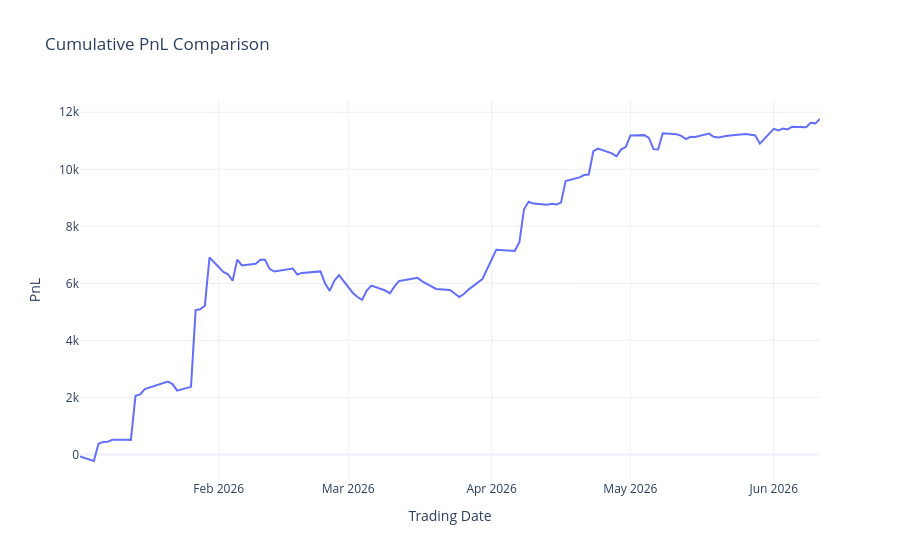

Notebook source saved alongside this figure:
### Code cell
# Backtester
thres = 3
base_notional = 10000
total_slippage = 0.003
spreads = ['PAAS-SLV']
rt_col = 'fwd1m'
sd,ed = 20260101, df_data['Trading date'].max()
thres_max = 50 # Only for validation/testing
side = "All" # 'All', 'Long', 'Short'
#_______________________________________________________________
df_dict = {}
for spread in spreads:
    td_mask = (df_data['Trading date'].between(sd,ed , inclusive='both'))
    if side.lower() == 'all':
        side_mask = (df_data[f"{spread}_zscore"].abs().between(thres,thres_max))
    elif side.lower() == 'long':
        side_mask = (df_data[f"{spread}_zscore"].between(-thres_max, -thres))
    elif side.lower() == 'short':
        side_mask = (df_data[f"{spread}_zscore"].between(thres,thres_max))
        
    mask = (df_data['ind_nyse_rth']==True) & (df_data['ind_start_spread'] == 1) 
    df_group = df_data[mask & td_mask & side_mask].copy()
    z_abs = df_group[f"{spread}_zscore"].abs()
    df_group['Notional'] = np.where(z_abs > thres , base_notional ,np.nan)
    # df_group['Notional'] = np.where(z_abs > 3 , base_notional , np.where(z_abs>2.5, 0.8 * base_notional , np.where(z_abs > 2 , 0.65 * base_notional, np.nan)))
    
    z = df_group[f"{spread}_zscore"]
    df_group['ind_zscore2'] = np.where(z > thres, 1, np.where(z < -thres, -1, 0))
    df_group[f"{spread}_{rt_col}_adj"] = np.where(z > thres, -df_group[f"{spread}_{rt_col}"], np.where(z < -thres,  df_group[f"{spread}_{rt_col}"], np.nan))
    df_pregroup = df_group.copy()
    df_group2 = df_group.groupby('Trading date').agg({f"{spread}_{rt_col}_adj":['count', 'sum', 'mean'], 'Notional':['mean','max']}).reset_index()
    df_group = df_group.groupby(['Trading date','ind_zscore2']).agg({f"{spread}_{rt_col}_adj":['count', 'sum', 'mean'], 'Notional':['mean','max']}).reset_index()
    df_group.columns = [str(c1) if c0 == f"{spread}_{rt_col}_adj" else f"{c0}_{c1}" if c1 not in ("", None) else str(c0) for c0, c1 in df_group.columns]
    df_group2.columns = [str(c1) if c0 == f"{spread}_{rt_col}_adj" else f"{c0}_{c1}" if c1 not in ("", None) else str(c0) for c0, c1 in df_group2.columns]
    df_group2['Notional_sum'] = df_group2['count'] * df_group2['Notional_mean']
    df_group2['Netpnl'] = (df_group2['mean']-total_slippage) * df_group2['count'] * df_group2['Notional_mean']
    df_group2['Cumulative_netpnl'] = df_group2['Netpnl'].cumsum()
    globals()[f"df_pregroup_{spread.split('-')[0]}"] = df_pregroup.copy()
    globals()[f"df_group_{spread.split('-')[0]}"] = df_group.copy()
    globals()[f"df_group2_{spread.split('-')[0]}"] = df_group2.copy()
    df_dict[spread] = df_group2
fig, summary = pnl_summary_chart(df_dict, trading_date_col='Trading date', netpnl_col='Netpnl', cum_col='Cumulative_netpnl', count_col='count')
fig.show()
display(summary)

### Figure 1 — Plotly figure (JSON) as saved in the notebook; plotly's stock layout.template omitted (floating-point values rounded to 4 significant figures)
{"data": [{"mode": "lines", "name": "PAAS-SLV", "type": "scatter", "x": ["2026-01-02T00:00:00", "2026-01-05T00:00:00", "2026-01-06T00:00:00", "2026-01-07T00:00:00", "2026-01-08T00:00:00", "2026-01-09T00:00:00", "2026-01-12T00:00:00", "2026-01-13T00:00:00", "2026-01-14T00:00:00", "2026-01-15T00:00:00", "2026-01-16T00:00:00", "2026-01-20T00:00:00", "2026-01-21T00:00:00", "2026-01-22T00:00:00", "2026-01-23T00:00:00", "2026-01-26T00:00:00", "2026-01-27T00:00:00", "2026-01-28T00:00:00", "2026-01-29T00:00:00", "2026-01-30T00:00:00", "2026-02-02T00:00:00", "2026-02-03T00:00:00", "2026-02-04T00:00:00", "2026-02-05T00:00:00", "2026-02-06T00:00:00", "2026-02-09T00:00:00", "2026-02-10T00:00:00", "2026-02-11T00:00:00", "2026-02-12T00:00:00", "2026-02-13T00:00:00", "2026-02-17T00:00:00", "2026-02-18T00:00:00", "2026-02-19T00:00:00", "2026-02-23T00:00:00", "2026-02-24T00:00:00", "2026-02-25T00:00:00", "2026-02-26T00:00:00", "2026-02-27T00:00:00", "2026-03-02T00:00:00", "2026-03-03T00:00:00", "2026-03-04T00:00:00", "2026-03-05T00:00:00", "2026-03-06T00:00:00", "2026-03-09T00:00:00", "2026-03-10T00:00:00", "2026-03-11T00:00:00", "2026-03-12T00:00:00", "2026-03-13T00:00:00", "2026-03-16T00:00:00", "2026-03-17T00:00:00", "2026-03-18T00:00:00", "2026-03-19T00:00:00", "2026-03-20T00:00:00", "2026-03-23T00:00:00", "2026-03-24T00:00:00", "2026-03-25T00:00:00", "2026-03-26T00:00:00", "2026-03-27T00:00:00", "2026-03-30T00:00:00", "2026-03-31T00:00:00", "2026-04-01T00:00:00", "2026-04-02T00:00:00", "2026-04-06T00:00:00", "2026-04-07T00:00:00", "2026-04-08T00:00:00", "2026-04-09T00:00:00", "2026-04-10T00:00:00", "2026-04-13T00:00:00", "2026-04-14T00:00:00", "2026-04-15T00:00:00", "2026-04-16T00:00:00", "2026-04-17T00:00:00", "2026-04-20T00:00:00", "2026-04-21T00:00:00", "2026-04-22T00:00:00", "2026-04-23T00:00:00", "2026-04-24T00:00:00", "2026-04-27T00:00:00", "2026-04-28T00:00:00", "2026-04-29T00:00:00", "2026-04-30T00:00:00", "2026-05-01T00:00:00", "2026-05-04T00:00:00", "2026-05-05T00:00:00", "2026-05-06T00:00:00", "2026-05-07T00:00:00", "2026-05-08T00:00:00", "2026-05-11T00:00:00", "2026-05-12T00:00:00", "2026-05-13T00:00:00", "2026-05-14T00:00:00", "2026-05-15T00:00:00", "2026-05-18T00:00:00", "2026-05-19T00:00:00", "2026-05-20T00:00:00", "2026-05-21T00:00:00", "2026-05-22T00:00:00", "2026-05-26T00:00:00", "2026-05-27T00:00:00", "2026-05-28T00:00:00", "2026-05-29T00:00:00", "2026-06-01T00:00:00", "2026-06-02T00:00:00", "2026-06-03T00:00:00", "2026-06-04T00:00:00", "2026-06-05T00:00:00", "2026-06-08T00:00:00", "2026-06-09T00:00:00", "2026-06-10T00:00:00", "2026-06-11T00:00:00"], "y": [-72.85, -229.2, 373.7, 440.8, 448.2, 512.4, 517.5, 512.3, 2056.0, 2104.0, 2295.0, 2504.0, 2553.0, 2466.0, 2238.0, 2372.0, 5062.0, 5093.0, 5217.0, 6908.0, 6399.0, 6319.0, 6093.0, 6832.0, 6630.0, 6688.0, 6826.0, 6829.0, 6509.0, 6416.0, 6523.0, 6310.0, 6367.0, 6421.0, 5991.0, 5738.0, 6094.0, 6290.0, 5664.0, 5523.0, 5422.0, 5747.0, 5923.0, 5749.0, 5649.0, 5894.0, 6087.0, 6112.0, 6194.0, 6073.0, 5982.0, 5909.0, 5805.0, 5767.0, 5649.0, 5519.0, 5628.0, 5782.0, 6148.0, 6486.0, 6842.0, 7180.0, 7138.0, 7441.0, 8600.0, 8863.0, 8797.0, 8754.0, 8795.0, 8769.0, 8833.0, 9590.0, 9715.0, 9798.0, 9819.0, 10640.0, 10730.0, 10560.0, 10450.0, 10700.0, 10780.0, 11190.0, 11200.0, 11100.0, 10710.0, 10690.0, 11260.0, 11230.0, 11170.0, 11060.0, 11140.0, 11140.0, 11250.0, 11140.0, 11120.0, 11150.0, 11180.0, 11230.0, 11200.0, 11190.0, 10900.0, 11420.0, 11370.0, 11430.0, 11400.0, 11490.0, 11480.0, 11630.0, 11610.0, 11760.0]}], "layout": {"autosize": true, "legend": {"title": {"text": "Strategy"}}, "title": {"text": "Cumulative PnL Comparison"}, "xaxis": {"autorange": true, "range": ["2026-01-02", "2026-06-11"], "title": {"text": "Trading Date"}, "type": "date"}, "yaxis": {"autorange": true, "range": [-895.5, 12430.0], "title": {"text": "PnL"}, "type": "linear"}}}
